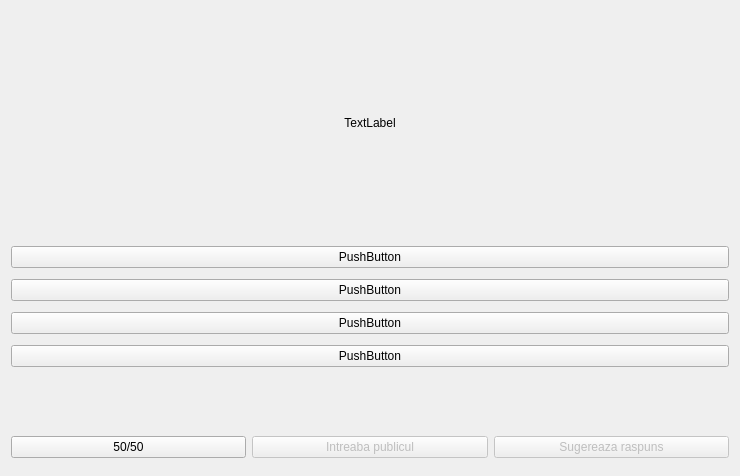
<?xml version="1.0" encoding="UTF-8"?>
<ui version="4.0">
 <class>MCQuestionClass</class>
 <widget class="QMainWindow" name="MCQuestionClass">
  <property name="geometry">
   <rect>
    <x>0</x>
    <y>0</y>
    <width>740</width>
    <height>476</height>
   </rect>
  </property>
  <property name="windowTitle">
   <string>MCQuestion</string>
  </property>
  <widget class="QWidget" name="centralWidget">
   <layout class="QHBoxLayout" name="horizontalLayout_4">
    <item>
     <layout class="QVBoxLayout" name="verticalLayout">
      <item>
       <widget class="QLabel" name="question">
        <property name="sizePolicy">
         <sizepolicy hsizetype="Preferred" vsizetype="Preferred">
          <horstretch>0</horstretch>
          <verstretch>0</verstretch>
         </sizepolicy>
        </property>
        <property name="text">
         <string>TextLabel</string>
        </property>
        <property name="alignment">
         <set>Qt::AlignCenter</set>
        </property>
       </widget>
      </item>
      <item>
       <layout class="QGridLayout" name="gridLayout">
        <item row="1" column="0">
         <widget class="QPushButton" name="a2">
          <property name="text">
           <string>PushButton</string>
          </property>
         </widget>
        </item>
        <item row="0" column="0">
         <widget class="QPushButton" name="a1">
          <property name="text">
           <string>PushButton</string>
          </property>
         </widget>
        </item>
        <item row="5" column="0">
         <widget class="QPushButton" name="a4">
          <property name="text">
           <string>PushButton</string>
          </property>
         </widget>
        </item>
        <item row="2" column="0">
         <widget class="QPushButton" name="a3">
          <property name="text">
           <string>PushButton</string>
          </property>
         </widget>
        </item>
        <item row="7" column="0">
         <layout class="QHBoxLayout" name="horizontalLayout">
          <item>
           <widget class="QPushButton" name="ho1">
            <property name="text">
             <string>50/50</string>
            </property>
           </widget>
          </item>
          <item>
           <widget class="QPushButton" name="ho2">
            <property name="enabled">
             <bool>false</bool>
            </property>
            <property name="text">
             <string>Intreaba publicul</string>
            </property>
           </widget>
          </item>
          <item>
           <widget class="QPushButton" name="ho3">
            <property name="enabled">
             <bool>false</bool>
            </property>
            <property name="text">
             <string>Sugereaza raspuns</string>
            </property>
           </widget>
          </item>
         </layout>
        </item>
        <item row="6" column="0">
         <spacer name="verticalSpacer">
          <property name="orientation">
           <enum>Qt::Vertical</enum>
          </property>
          <property name="sizeType">
           <enum>QSizePolicy::Minimum</enum>
          </property>
          <property name="sizeHint" stdset="0">
           <size>
            <width>78</width>
            <height>58</height>
           </size>
          </property>
         </spacer>
        </item>
       </layout>
      </item>
     </layout>
    </item>
   </layout>
  </widget>
 </widget>
 <layoutdefault spacing="6" margin="11"/>
 <resources/>
 <connections/>
</ui>
